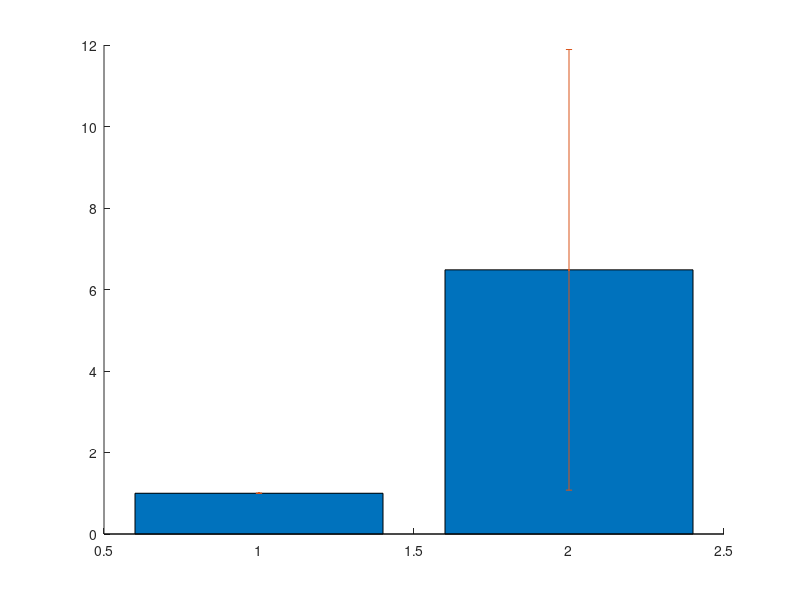

This figure's MATLAB source:
% Matlab script to plot data -

% Load the data -
data_array = load('scaled_data_AhR.dat');

% What is the size of the data?
[number_of_rows,number_of_cols] = size(data_array);

% initialize -
mean_array = [];
std_array = [];

for row_index = 1:number_of_rows

  % calculate the (mean,std) for this data -
  mean_value = mean(data_array(row_index,:));
  std_value = std(data_array(row_index,:));

  mean_array = [mean_array mean_value];
  std_array = [std_array std_value];
end

figure
hold on
bar(1:number_of_rows,mean_array);
errorbar(1:number_of_rows,mean_array,std_array,'.')
